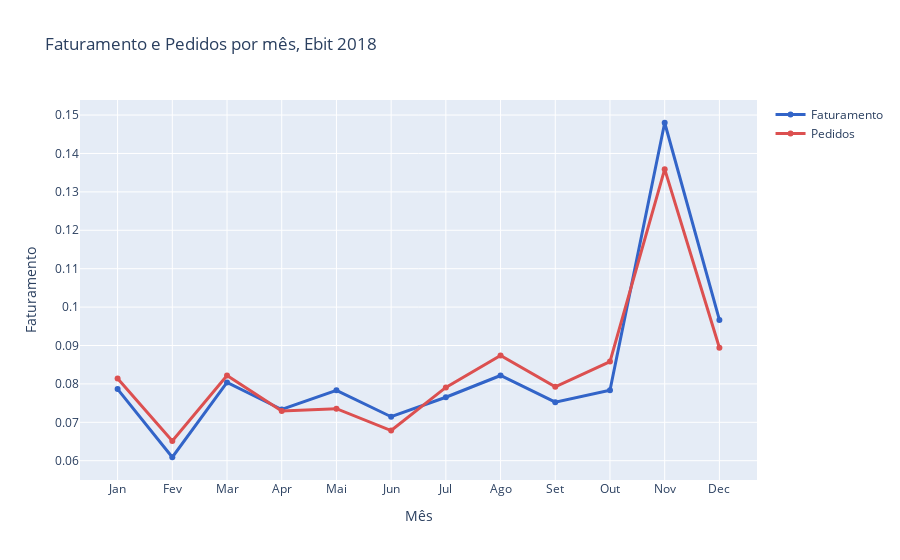

Source (notebook cell):
### Markdown cell above
## Como é o Faturamento e quantidade de Pedidos no decorrer do ano?

### Code cell


### Figure 1 — Plotly figure (JSON) as saved in the notebook; plotly's stock layout.template omitted (floating-point values rounded to 4 significant figures)
{"data": [{"line": {"color": "rgb(50, 100, 200)", "width": 3}, "name": "Faturamento", "type": "scatter", "x": ["Jan", "Fev", "Mar", "Apr", "Mai", "Jun", "Jul", "Ago", "Set", "Out", "Nov", "Dec"], "y": [0.07865, 0.0609, 0.08039, 0.07333, 0.07834, 0.07145, 0.07652, 0.08219, 0.07524, 0.07833, 0.148, 0.09667]}, {"line": {"color": "rgb(220, 80, 80)", "width": 3}, "name": "Pedidos", "type": "scatter", "x": ["Jan", "Fev", "Mar", "Apr", "Mai", "Jun", "Jul", "Ago", "Set", "Out", "Nov", "Dec"], "y": [0.08143, 0.06515, 0.0822, 0.07293, 0.07355, 0.06786, 0.07909, 0.0874, 0.07926, 0.0858, 0.1359, 0.08941]}], "layout": {"title": {"text": "Faturamento e Pedidos por mês, Ebit 2018"}, "xaxis": {"title": {"text": "Mês"}}, "yaxis": {"title": {"text": "Faturamento"}}}}
